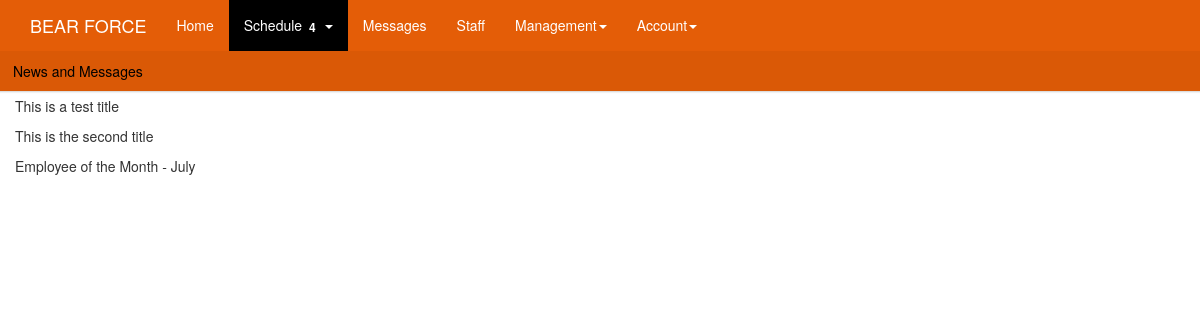
Page /schedules/messages on the committed database.
### schedules/models.py (models this page shows)
class News_Messages(models.Model):
	user = models.ForeignKey(User, on_delete=models.CASCADE)
	title = models.CharField(max_length = 500)
	content = models.TextField()
	publish_date = models.DateTimeField(
		default = timezone.now,
	)
	def __str__(self):
		return(self.title)

### schedules/views.py (the view)
def messages(request):
	bearforce_messages = News_Messages.objects.all()
	context = {
		"bearforce_messages": bearforce_messages,
	}
	return render(request, 'schedules/messages.html', context)

### schedules/templates/schedules/messages.html
{% extends 'schedules/base.html' %}
{% block body %}
	<div class="container-fluid">
		<div class="row">
			<div class="panel panel-default">
				<div class="panel-heading">News and Messages</div>
			</div>
			<div id="messages" class="col-md-12">
				{% for nm in bearforce_messages %}
					<p> {{ nm }} </p>
				{% endfor %}
			</div>
		</div>
	</div>
{% endblock %}

### schedules/static/schedules/style.css (style rules this page uses)
body { background-color: white; }
.panel-default { border-radius: 0px; border: 0px; margin-bottom: 4px; margin-left: -2px; margin-right: -2px; }
.panel-default .panel-heading { background-color: #DA5906; color: black; border-radius: 0px; }

### rows in the picture
News_Messages: title "This is a test title"
News_Messages: title "This is the second title"
News_Messages: title "Employee of the Month - July"
